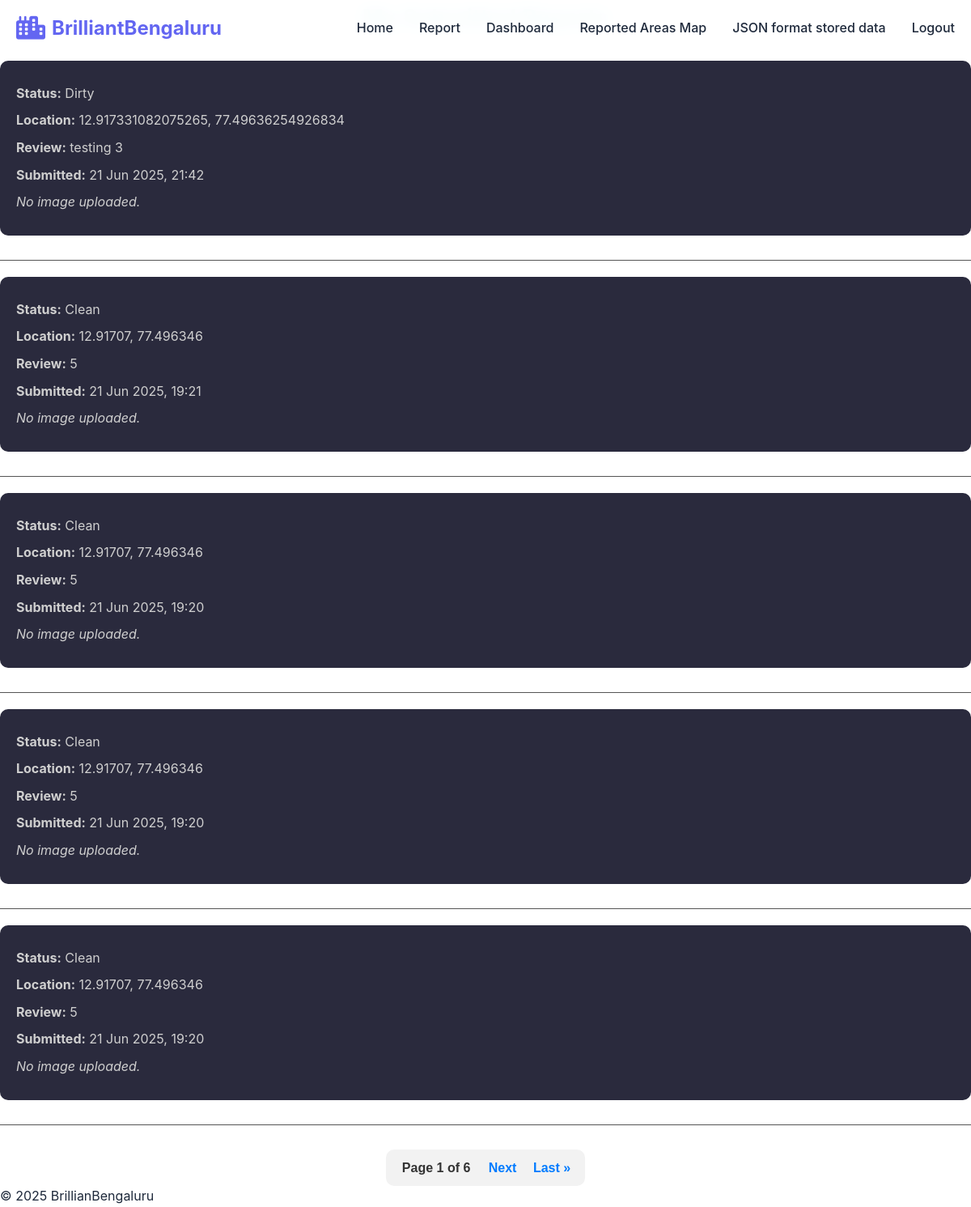
The page /reports/my-reports/ (signed in) on the database its author committed.
### reports/models.py (models this page shows, shortened)
class Report(models.Model):
    STATUS_CHOICES = (
        ('clean', 'Clean'),
        ('dirty', 'Dirty'),
    )
    user = models.ForeignKey(User, on_delete=models.SET_NULL, null=True, blank=True)  # Allow null for anonymous users
    photo = CloudinaryField('image', blank=True, null=True)
    status = models.CharField(max_length=10, choices=STATUS_CHOICES)
    location = models.CharField(max_length=255)
    review = models.TextField()
    submitted_at = models.DateTimeField(auto_now_add=True)
    location = models.CharField(max_length=255)
    address = models.CharField(max_length=500, blank=True, null=True)  # new field for human-readable address

### reports/views.py (the view)
# urls.py: path('my-reports/', views.my_reports, name='my_reports'),  # <-- Add this
def my_reports(request):
    reports_list = Report.objects.filter(user=request.user).order_by('-submitted_at')
    paginator = Paginator(reports_list, 5)  # Show 5 reports per page
    page_number = request.GET.get('page')
    reports = paginator.get_page(page_number)
    return render(request, 'reports/my_reports.html', {'reports': reports})

### templates/reports/my_reports.html (shortened to what this page needs)
{% extends "base.html" %}
{% load static %}
    {% block content %}
    <h2 class="reports-heading">My Submitted Reports</h2>
    {% if reports %}
      <ul class="report-list">
        {% for report in reports %}
          <li class="report-item">
            <p><strong>Status:</strong> {{ report.status|title }}</p>
            <p><strong>Location:</strong> {{ report.location }}</p>
            <p><strong>Review:</strong> {{ report.review }}</p>
            <p><strong>Submitted:</strong> {{ report.submitted_at|date:"d M Y, H:i" }}</p>
            {% if report.photo and report.photo.url %}
            <a href="{{ report.photo.url }}" target="_blank">
              <img src="{{ report.photo.url }}" alt="Report Image" class="report-img" />
            </a>
            {% else %}
            <p><i>No image uploaded.</i></p>
            {% endif %}
          </li>
          <hr class="report-divider">
        {% endfor %}
      </ul>
      <div class="pagination">
        <span class="step-links">
          <span class="current-page">
            Page {{ reports.number }} of {{ reports.paginator.num_pages }}
          </span>
          {% if reports.has_next %}
            <a href="?page={{ reports.next_page_number }}">Next</a>
            <a href="?page={{ reports.paginator.num_pages }}">Last &raquo;</a>
          {% endif %}
        </span>
      </div>
    {% else %}
      <p class="no-report-text">You haven't submitted any reports yet.</p>
    {% endif %}
    {% endblock %}

### templates/base.html (shortened to what this page needs)
{% load static %}
<!DOCTYPE html>
<html lang="en">
<head>
    <link rel="stylesheet" href="{% static 'css/style.css' %}">
    <link href="https://cdnjs.cloudflare.com/ajax/libs/font-awesome/6.4.0/css/all.min.css" rel="stylesheet">
</head>
<body>
    <header>
        <nav class="navbar">
            <div class="container">
                <div class="nav-brand">
                    <i class="fas fa-city"></i>
                    <span>BrilliantBengaluru</span>
                </div>
                <div class="nav-menu" id="navMenu">
                    <a href="{% url 'home' %}" class="nav-link">Home</a>
                    <a href="{% url 'submit_report' %}" class="nav-link">Report</a>
                    {% if user.is_authenticated %}
                        <a href="{% url 'dashboard' %}" class="nav-link">Dashboard</a>
                        {% if user.is_superuser %}
                            <a href="{% url 'report_map' %}" class="nav-link">Reported Areas Map</a>
                            <a href="{% url 'report_data_json' %}" class="nav-link">JSON format stored data</a>
                        {% endif %}
                        <a href="{% url 'logout' %}" class="nav-link">Logout</a>
                    {% else %}
                         <a href="{% url 'signup' %}" class="nav-link">Sign Up</a>
                        <a href="{% url 'login' %}" class="nav-link">Login</a>
                    {% endif %}
                </div>
            </div>
        </nav>
    </header>
    <main>
        {% block content %}{% endblock %}
    </main>
    <footer>
        <p>© 2025 BrillianBengaluru</p>
    </footer>
</body>
</html>

### static/css/style.css (style rules this page uses)
:root { --primary-color: #6366f1; --secondary-color: #8b5cf6; --accent-color: #f59e0b; --success-color: #10b981; --danger-color: #ef4444; --warning-color: #f59e0b; --info-color: #3b82f6; --gradient-primary: linear-gradient(135deg, #667eea 0%, #764ba2 100%); --gradient-secondary: linear-gradient(135deg, #f093fb 0%, #f5576c 100%); --gradient-accent: linear-gradient(135deg, #4facfe 0%, #00f2fe 100%); --gradient-success: linear-gradient(135deg, #43e97b 0%, #38f9d7 100%); --bg-primary: #ffffff; --bg-secondary: #f8fafc; --bg-dark: #1e293b; --text-primary: #1e293b; --text-secondary: #64748b; --text-light: #ffffff; --border-radius: 16px; --border-radius-lg: 24px; --shadow-sm: 0 1px 2px 0 rgba(0, 0, 0, 0.05); --shadow-md: 0 4px 6px -1px rgba(0, 0, 0, 0.1); --shadow-lg: 0 10px 15px -3px rgba(0, 0, 0, 0.1); --shadow-xl: 0 20px 25px -5px rgba(0, 0, 0, 0.1); --transition: all 0.3s cubic-bezier(0.4, 0, 0.2, 1); }
* { margin: 0; padding: 0; box-sizing: border-box; }
body { font-family: 'Inter', -apple-system, BlinkMacSystemFont, 'Segoe UI', Roboto, sans-serif; line-height: 1.6; color: var(--text-primary); background-color: var(--bg-primary); overflow-x: hidden; }
.container { max-width: 1200px; margin: 0 auto; padding: 0 20px; }
.navbar { position:fixed; top: 0; width: 100%; background: rgba(255, 255, 255, 0.9); backdrop-filter: blur(10px); -webkit-backdrop-filter: blur(10px); border-bottom: 1px solid rgba(255, 255, 255, 0.2); z-index: 1000; transition: background 0.3s ease, box-shadow 0.3s ease; }
.navbar .container { display: flex; justify-content: space-between; align-items: center; padding: 1rem 20px; }
.nav-brand { display: flex; align-items: center; font-size: 1.5rem; font-weight: 700; color: var(--primary-color); }
.nav-brand i { margin-right: 0.5rem; font-size: 1.8rem; }
.nav-menu { display: flex; align-items: center; gap: 2rem; }
.nav-link { text-decoration: none; color: var(--text-primary); font-weight: 500; transition: var(--transition); position: relative; }
.pagination { text-align: center; margin-top: 30px; font-family: Arial, sans-serif; }
.pagination .step-links { display: inline-block; padding: 10px; background-color: #f2f2f2; border-radius: 10px; }
.pagination .step-links a { margin: 0 8px; text-decoration: none; color: #007bff; font-weight: bold; }
.pagination .current-page { margin: 0 10px; font-weight: bold; color: #333; }
.reports-heading { font-size: 28px; text-align: center; margin-bottom: 30px; color: #8bd3dd; }
.report-list { list-style: none; padding: 0; }
.report-item { margin-bottom: 30px; background-color: #2a2a3d; padding: 20px; border-radius: 10px; box-shadow: 0 2px 8px rgba(255, 255, 255, 0.05); }
.report-item p { margin: 8px 0; font-size: 16px; color: #cfcfcf; }
.report-divider { border: none; border-top: 1px solid #555; margin: 20px 0; }
.pagination { text-align: center; margin-top: 30px; }
.pagination a { color: #8bd3dd; text-decoration: none; margin: 0 8px; font-weight: bold; }
.current-page { color: #ccc; font-size: 16px; margin: 0 10px; }

### rows shown on the page
Report: status "Dirty", location "12.917331082075265, 77.49636254926834", review "testing 3", submitted_at "21 Jun 2025, 21:42", shows "No image uploaded."
Report: status "Clean", location "12.91707, 77.496346", review "5", submitted_at "21 Jun 2025, 19:21", photo "No image uploaded."
Report: status "Clean", location "12.91707, 77.496346", review "5", submitted_at "21 Jun 2025, 19:20", photo "No image uploaded."
Report: status "Clean", location "12.91707, 77.496346", review "5", submitted_at "21 Jun 2025, 19:20", photo "No image uploaded."
Report: status "Clean", location "12.91707, 77.496346", review "5", submitted_at "21 Jun 2025, 19:20", photo "No image uploaded."

### other values the page prints
{{ reports.number }} "1"
{{ reports.paginator.num_pages }} "6"
